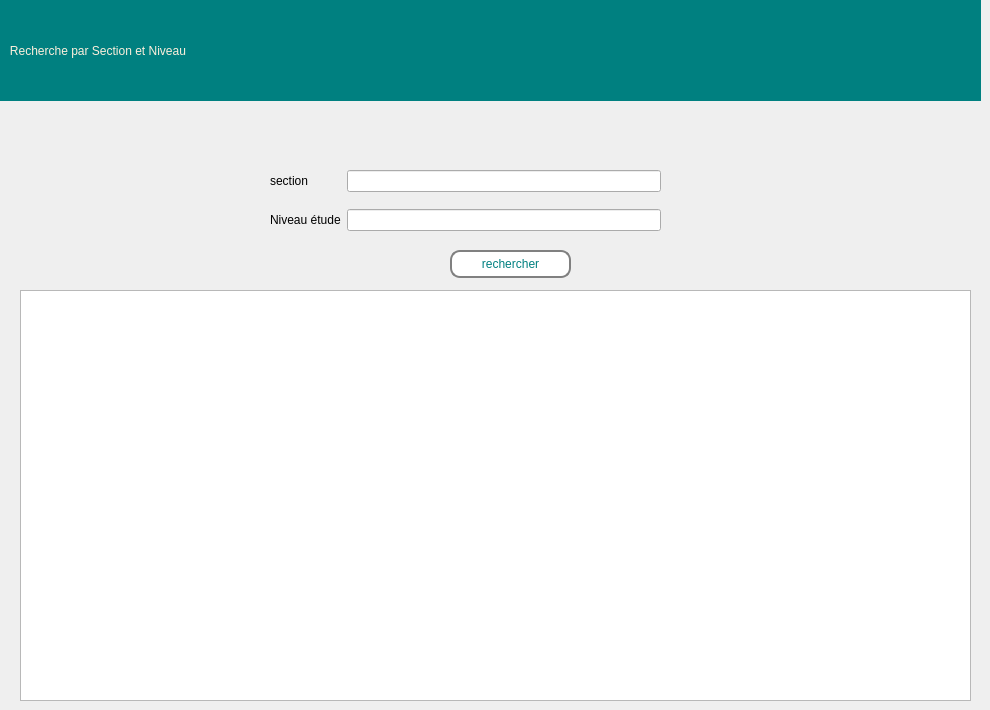
    <widget class="QWidget" name="page_afficher_etudiant_section_niveau">
     <widget class="QPushButton" name="pushButton_recherchenivetsect">
      <property name="geometry">
       <rect>
        <x>450</x>
        <y>250</y>
        <width>121</width>
        <height>28</height>
       </rect>
      </property>
      <property name="styleSheet">
       <string notr="true">border: 2px solid gray;
font: 63 9pt &quot;Segoe UI Variable Display Semib&quot;;
  border-radius: 10px;
  padding: 0 8px;
  
color: rgb(0, 128, 128);
background-color: rgb(255, 255, 255);</string>
      </property>
      <property name="text">
       <string>rechercher</string>
      </property>
     </widget>
     <widget class="QLabel" name="label_181">
      <property name="geometry">
       <rect>
        <x>0</x>
        <y>0</y>
        <width>981</width>
        <height>101</height>
       </rect>
      </property>
      <property name="toolTip">
       <string>&lt;html&gt;&lt;head/&gt;&lt;body&gt;&lt;p align=&quot;center&quot;&gt;&lt;br/&gt;&lt;/p&gt;&lt;/body&gt;&lt;/html&gt;</string>
      </property>
      <property name="styleSheet">
       <string notr="true">color: rgb(253, 239, 220);background-color: rgb(0, 128, 128);
font: 75 16pt &quot;Rockwell&quot;;
</string>
      </property>
      <property name="text">
       <string>   Recherche par Section et Niveau</string>
      </property>
     </widget>
     <widget class="QWidget" name="formLayoutWidget_9">
      <property name="geometry">
       <rect>
        <x>270</x>
        <y>170</y>
        <width>391</width>
        <height>73</height>
       </rect>
      </property>
      <layout class="QFormLayout" name="formLayout_10">
       <property name="verticalSpacing">
        <number>17</number>
       </property>
       <item row="0" column="0">
        <widget class="QLabel" name="label_98">
         <property name="styleSheet">
          <string notr="true">font: 63 9pt &quot;Segoe UI Variable Display Semib&quot;;</string>
         </property>
         <property name="text">
          <string>section</string>
         </property>
        </widget>
       </item>
       <item row="1" column="0">
        <widget class="QLabel" name="label_97">
         <property name="styleSheet">
          <string notr="true">font: 63 9pt &quot;Segoe UI Variable Display Semib&quot;;</string>
         </property>
         <property name="text">
          <string>Niveau étude</string>
         </property>
        </widget>
       </item>
       <item row="0" column="1">
        <widget class="QLineEdit" name="sectionmix_input_recherche"/>
       </item>
       <item row="1" column="1">
        <widget class="QLineEdit" name="niveau_etudemix_input_recherche"/>
       </item>
      </layout>
     </widget>
     <widget class="QTableWidget" name="tableWidget_etudiants_mix">
      <property name="geometry">
       <rect>
        <x>20</x>
        <y>290</y>
        <width>951</width>
        <height>411</height>
       </rect>
      </property>
     </widget>
    </widget>
